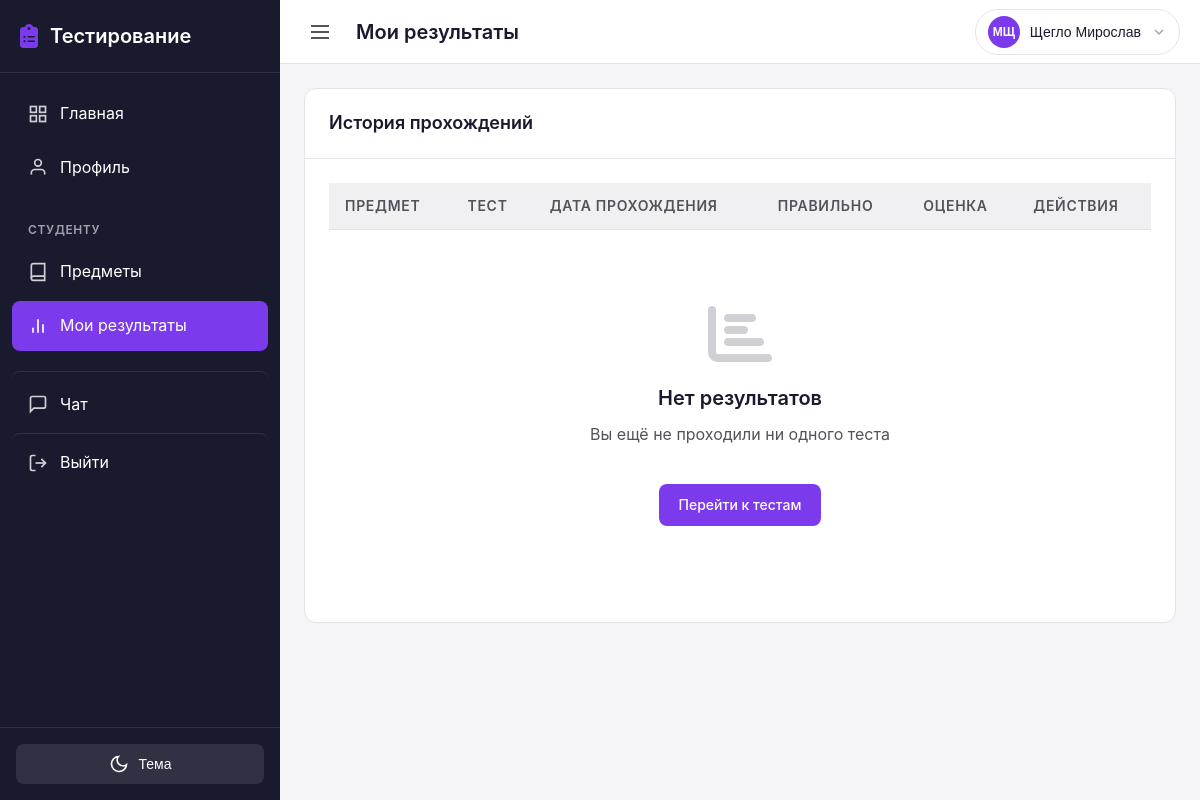
The app's page /student/results/ (signed in), older data.
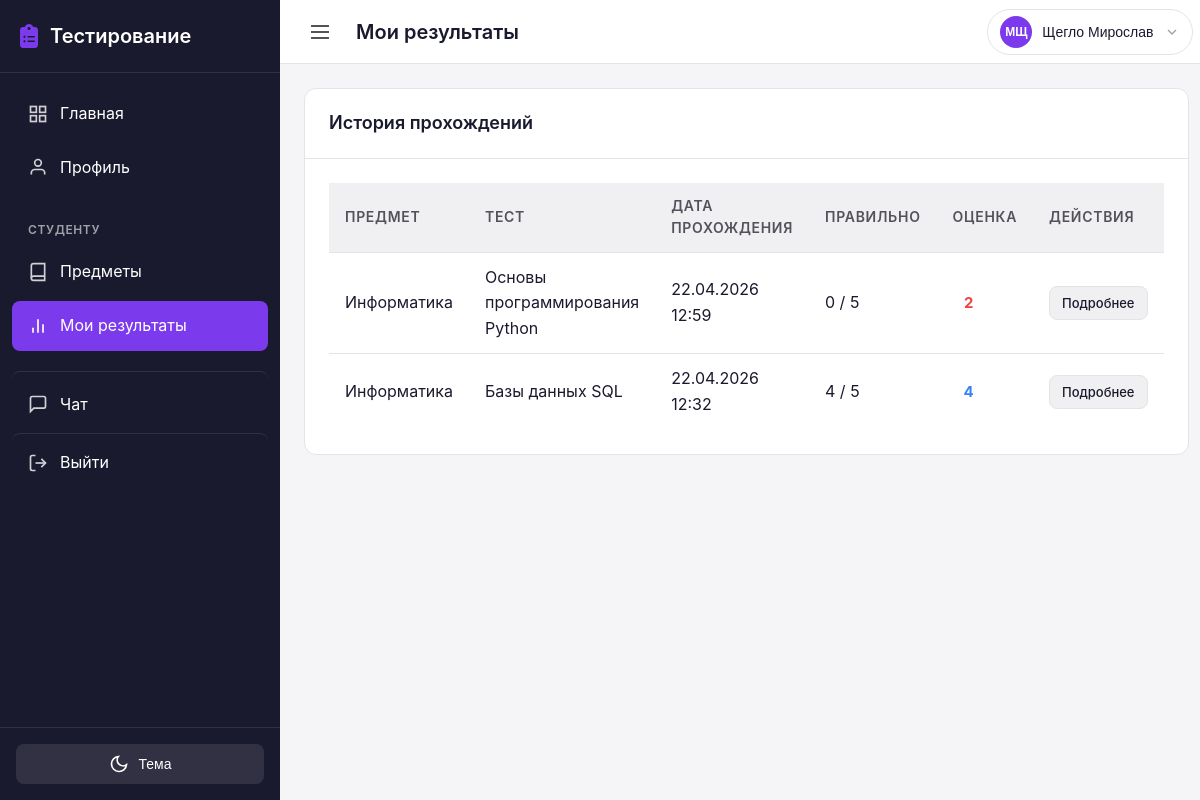
The same page, newer data.
### results/models.py (models this page shows, shortened)
class Result(models.Model):
    GRADE_CHOICES = [
        (2, '2 (Неудовлетворительно)'),
        (3, '3 (Удовлетворительно)'),
        (4, '4 (Хорошо)'),
        (5, '5 (Отлично)'),
    ]
    test = models.ForeignKey(
        'tests.Test',
        on_delete=models.CASCADE,
        related_name='results',
        verbose_name='Тест'
    )
    student = models.ForeignKey(
        settings.AUTH_USER_MODEL,
        on_delete=models.CASCADE,
        related_name='test_results',
        limit_choices_to={'role': 'student'},
        verbose_name='Студент'
    )
    grade = models.PositiveSmallIntegerField(
        choices=GRADE_CHOICES,
        null=True,
        blank=True,
        verbose_name='Оценка',
        help_text='Оценка за тест (2-5) или пусто, если не проверено'
    )
    started_at = models.DateTimeField(
        auto_now_add=True,
        verbose_name='Время начала'
    )
    completed_at = models.DateTimeField(
        null=True,
        blank=True,
        verbose_name='Время завершения'
    )
    correct_answers_count = models.PositiveIntegerField(
        default=0,
        verbose_name='Количество верных ответов'
    )
    total_questions = models.PositiveIntegerField(
        default=0,
        verbose_name='Общее количество вопросов'
    )
    device_info = models.CharField(
        max_length=200,
        blank=True,
        verbose_name='Устройство',
        help_text='Информация об устройстве, с которого проходил тест'
    )
    tab_switches_count = models.PositiveIntegerField(
        default=0,
        verbose_name='Переключения вкладок',
        help_text='Количество раз, когда страница становилась неактивной'
    )
    class Meta:
        verbose_name = 'Результат'
        verbose_name_plural = 'Результаты'
        ordering = ['-completed_at', '-started_at']

### tests/models.py (models this page shows, shortened)
class Test(models.Model):
    subject = models.ForeignKey(
        'groups.Subject',
        on_delete=models.CASCADE,
        related_name='tests',
        verbose_name='Предмет'
    )
    title = models.CharField(
        max_length=200,
        verbose_name='Название теста'
    )
    description = models.TextField(
        blank=True,
        verbose_name='Описание'
    )
    time_limit = models.PositiveIntegerField(
        default=60,
        verbose_name='Время на прохождение (минут)',
        help_text='Время в минутах на прохождение теста'
    )
    is_published = models.BooleanField(
        default=False,
        verbose_name='Опубликован',
        help_text='Если отмечено, тест доступен студентам'
    )
    show_correct_answers = models.BooleanField(
        default=True,
        verbose_name='Показывать правильные ответы',
        help_text='Показывать ли правильные ответы после прохождения'
    )
    shuffle_questions = models.BooleanField(
        default=False,
        verbose_name='Перемешивать вопросы',
        help_text='Если отмечено, порядок вопросов и ответов будет случайным для каждого студента'
    )
    groups = models.ManyToManyField(
        'groups.Group',
        related_name='tests',
        verbose_name='Группы',
        help_text='Группы, которым доступен тест'
    )
    created_by = models.ForeignKey(
        settings.AUTH_USER_MODEL,
        on_delete=models.CASCADE,
        related_name='created_tests',
        limit_choices_to={'role': 'teacher'},
        verbose_name='Создал преподаватель'
    )
    created_at = models.DateTimeField(
        auto_now_add=True,
        verbose_name='Дата создания'
    )
    updated_at = models.DateTimeField(
        auto_now=True,
        verbose_name='Дата обновления'
    )
    class Meta:
        verbose_name = 'Тест'
        verbose_name_plural = 'Тесты'
        ordering = ['-created_at']

### groups/models.py (models this page shows, shortened)
class Subject(models.Model):
    name = models.CharField(
        max_length=200,
        verbose_name='Название предмета'
    )
    description = models.TextField(
        blank=True,
        verbose_name='Описание'
    )
    image = models.ImageField(
        upload_to='subject_images/',
        null=True,
        blank=True,
        verbose_name='Изображение предмета'
    )
    teachers = models.ManyToManyField(
        settings.AUTH_USER_MODEL,
        related_name='subjects',
        limit_choices_to={'role': 'teacher'},
        verbose_name='Преподаватели'
    )
    groups = models.ManyToManyField(
        Group,
        related_name='subjects',
        verbose_name='Группы'
    )
    created_at = models.DateTimeField(
        auto_now_add=True,
        verbose_name='Дата создания'
    )
    class Meta:
        verbose_name = 'Предмет'
        verbose_name_plural = 'Предметы'
        ordering = ['name']

### users/views.py (the view)
# urls.py: path('student/results/', views.student_results, name='student_results'),
@login_required
def student_results(request):
    from results.models import Result
    if not request.user.is_student:
        messages.error(request, 'У вас нет доступа к этой странице')
        return redirect('dashboard')
    results = Result.objects.filter(
        student=request.user
    ).select_related('test__subject').order_by('-completed_at')
    context = {'results': results}
    return render(request, 'users/student/results.html', context)

### chat/context_processors.py (called while the page is built)
def unread_messages_count(request):
    if request.user.is_authenticated:
        count = Message.objects.filter(receiver=request.user, is_read=False).count()
        return {'total_unread_messages': count}
    return {'total_unread_messages': 0}

### testingPlatform/ngrok_skip_warning.py (called while the page is built)
    def __call__(self, request):
        request.META['HTTP_NGROK_SKIP_BROWSER_WARNING'] = 'true'
        response = self.get_response(request)
        response['ngrok-skip-browser-warning'] = 'true'
        return response

### users/models.py (called while the page is built)
    @property
    def is_teacher(self):
        return self.role == UserRole.TEACHER

    @property
    def is_student(self):
        return self.role == UserRole.STUDENT

### templates/users/student/results.html (shortened to what this page needs)
{% extends 'base.html' %}
{% block topbar_title %}Мои результаты{% endblock %}
{% block content %}
<div class="results-container">
    <div class="card">
        <div class="card-header">
            <h2 class="card-title">История прохождений</h2>
        </div>
        <div class="card-body">
            <div class="table-container">
                <table class="table">
                    <thead>
                        <tr>
                            <th>Предмет</th>
                            <th>Тест</th>
                            <th>Дата прохождения</th>
                            <th>Правильно</th>
                            <th>Оценка</th>
                            <th>Действия</th>
                        </tr>
                    </thead>
                    <tbody>
                        {% for result in results %}
                        <tr>
                            <td>{{ result.test.subject.name }}</td>
                            <td>{{ result.test.title }}</td>
                            <td>
                                {% if result.completed_at %}
                                    {{ result.completed_at|date:"d.m.Y H:i" }}
                                {% else %}
                                    <span class="badge badge-draft">В процессе</span>
                                {% endif %}
                            </td>
                            <td>
                                {{ result.correct_answers_count }} / {{ result.total_questions }}
                            </td>
                            <td>
                                {% if result.grade %}
                                    <span class="grade-badge grade-{{ result.grade }}">
                                        {{ result.grade }}
                                    </span>
                                {% else %}
                                    —
                                {% endif %}
                            </td>
                            <td>
                                <a href="{% url 'test_result_detail' result.id %}"
                                   class="btn btn-secondary btn-sm">
                                    Подробнее
                                </a>
                            </td>
                        </tr>
                        {% empty %}
                        <tr>
                            <td colspan="6" class="text-center">
                                <div class="empty-state">
                                    <div class="empty-state-icon"><i class="fa-solid fa-chart-bar"></i></div>
                                    <h3 class="empty-state-title">Нет результатов</h3>
                                    <p class="empty-state-text">Вы ещё не проходили ни одного теста</p>
                                    <a href="{% url 'student_dashboard' %}" class="btn btn-primary mt-2">
                                        Перейти к тестам
                                    </a>
                                </div>
                            </td>
                        </tr>
                        {% endfor %}
                    </tbody>
                </table>
            </div>
        </div>
    </div>
</div>
{% endblock %}

Row changes from the older to the newer data that the page shows:
added Result: test.subject.name "Информатика", test "Основы программирования Python", completed_at "22.04.2026 12:59", correct_answers_count "0", total_questions "5", grade "2"
added Result: test.subject.name "Информатика", test "Базы данных SQL", completed_at "22.04.2026 12:32", correct_answers_count "4", total_questions "5", grade "4"
Text that changed along with them:
text no longer shown: "Нет результатов Вы ещё не проходили ни одного теста Перейти к тестам"
